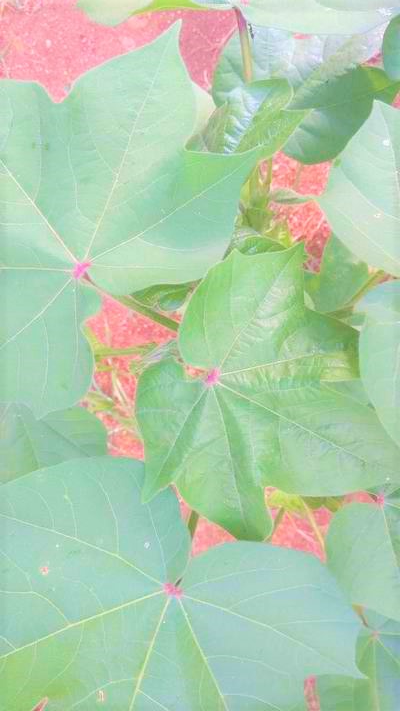
#> input picture dataset/Training/healthy/h108.jpg, 400 x 711 px; its folder holds 3 pictures in this run
$ jupyter execute --allow-errors 'Maneuvering Machine Learning Algorithms to presage the attacks of Fusarium oxysporum on Cotton Leaves.ipynb'
#> lines starting #> are read from the running program, lines starting #| are printed output that depends on the picture
#> `img = cv2.imread(pth+'/'+j, 0)`:
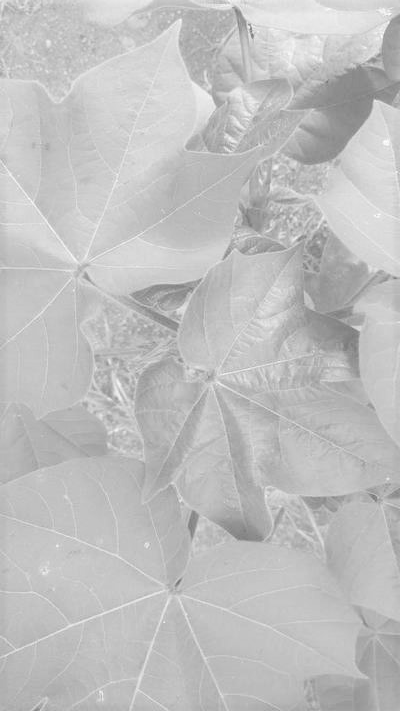
#> img: shape (711, 400); min 113, max 254, mean 191.3
#> `img = cv2.resize(img, (200,200))`:
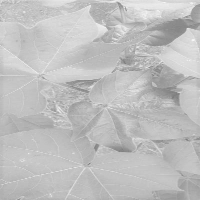
#> img: shape (200, 200); min 125, max 246, mean 191.2
### Maneuvering Machine Learning Algorithms to presage the attacks of Fusarium oxysporum on Cotton Leaves

AUTHOR:  Anurag Dutta (anuragdutta.research@gmail.com)

CREATED: 2022-12-23 23:40:10

DATASET: https://github.com/Anurag-Dutta/Maneuvering-Machine-Learning-Algorithms-to-presage-the-attacks-of-Fusarium-oxysporum-on-Cotton-Leave/tree/main/dataset

### Load Modules

[cell 1]
import numpy as np
import pandas as pd
import matplotlib.pyplot as plt
from sklearn.model_selection import train_test_split
from sklearn.metrics import accuracy_score
from sklearn.metrics import precision_recall_curve
from sklearn.metrics import plot_precision_recall_curve
from sklearn.metrics import precision_score
from sklearn.metrics import recall_score
import matplotlib.pyplot as plt

### Prepare/collect data

[cell 2]
import os

path = os.listdir('dataset/Training/')
classes = {'healthy':0, 'fussarium_wilt':1}

[cell 3]
import cv2
X = []
Y = []
#> (the rest of this cell did not finish here and is left out)

[cell 4]
X = np.array(X)
Y = np.array(Y)

X_updated = X.reshape(len(X), -1)

[cell 5]
np.unique(Y)

[cell 6]
pd.Series(Y).value_counts()

[cell 7]
X.shape, X_updated.shape
#> Out = ((3, 200, 200), (3, 40000))

### Visualize data

[cell 8]
plt.imshow(X[0], cmap='gray')

### Prepare data

[cell 9]
X_updated = X.reshape(len(X), -1)
X_updated.shape
#> Out = (3, 40000)

### Split Data

[cell 10]
xtrain, xtest, ytrain, ytest = train_test_split(X_updated, Y, random_state=10,
                                               test_size=.20)

[cell 11]
xtrain.shape, xtest.shape
#> Out = ((2, 40000), (1, 40000))

### Feature Scaling

[cell 12]
print(xtrain.max(), xtrain.min())
print(xtest.max(), xtest.min())
xtrain = xtrain/255
xtest = xtest/255
print(xtrain.max(), xtrain.min())
print(xtest.max(), xtest.min())

### Feature Selection: PCA

[cell 13]
from sklearn.decomposition import PCA

[cell 14]
print(xtrain.shape, xtest.shape)
#| (2, 40000) (1, 40000)
